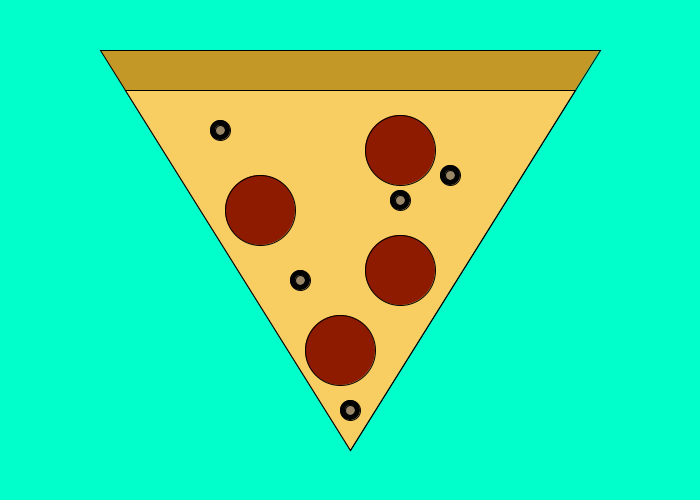
Frame 1 (no input)
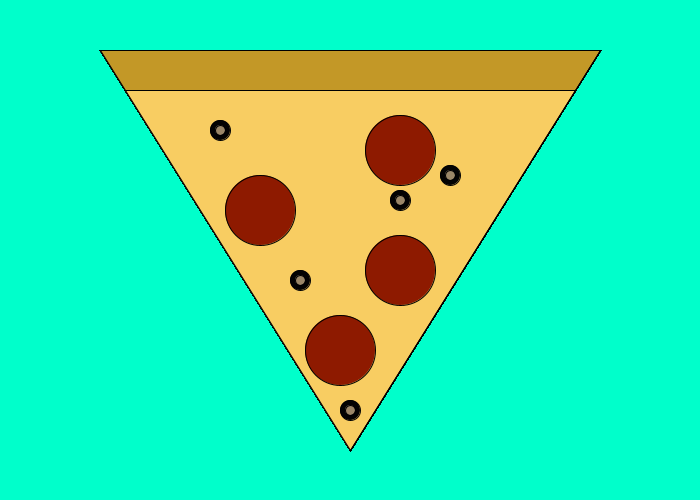
Frame 60 (the mouse pressed at the canvas centre just before this capture)
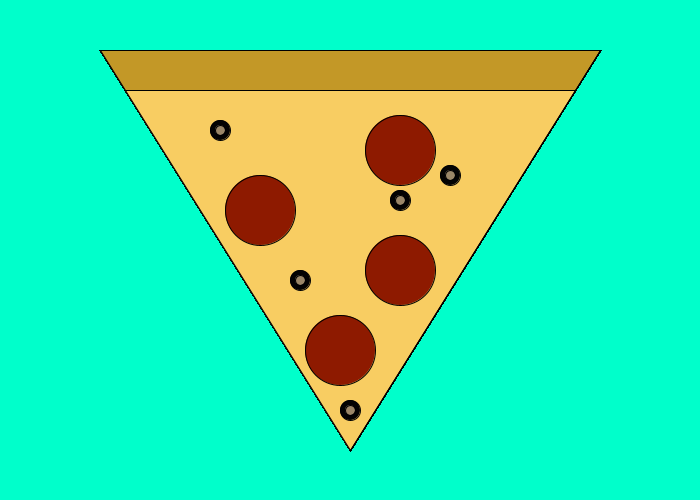
Frame 120 (the mouse held since frame 60 and released just before this capture)

The Processing sketch that drew these frames (run headless with seeded random() and noise(); from frame 60 on, the mouse is pressed at the canvas centre):

// Processing sketch: Es7
// ── Es7.pde
void setup()
{
  size(700,500);
  background(0,255,203);
}

void draw()
{
  fill(195,152,39);
  
  triangle(100,50,600,50,350,450);
  
  fill(248,205,98);
  
  triangle(125,90,575,90,350,450);
  
  fill(142,26,0);
  
  ellipse(400,150,70,70);
  
  ellipse(260,210,70,70);
  
  ellipse(400,270,70,70);
  
  ellipse(340,350,70,70);
  
  fill(3,3,3);
  ellipse(450,175,20,20);
  fill(154,135,104);
  ellipse(450,175,10,10);
  
  fill(3,3,3);
  ellipse(400,200,20,20);
  fill(154,135,104);
  ellipse(400,200,10,10);
  
  fill(3,3,3);
  ellipse(300,280,20,20);
  fill(154,135,104);
  ellipse(300,280,10,10);
  
  fill(3,3,3);
  ellipse(220,130,20,20);
  fill(154,135,104);
  ellipse(220,130,10,10);
  
  fill(3,3,3);
  ellipse(350,410,20,20);
  fill(154,135,104);
  ellipse(350,410,10,10);
}
